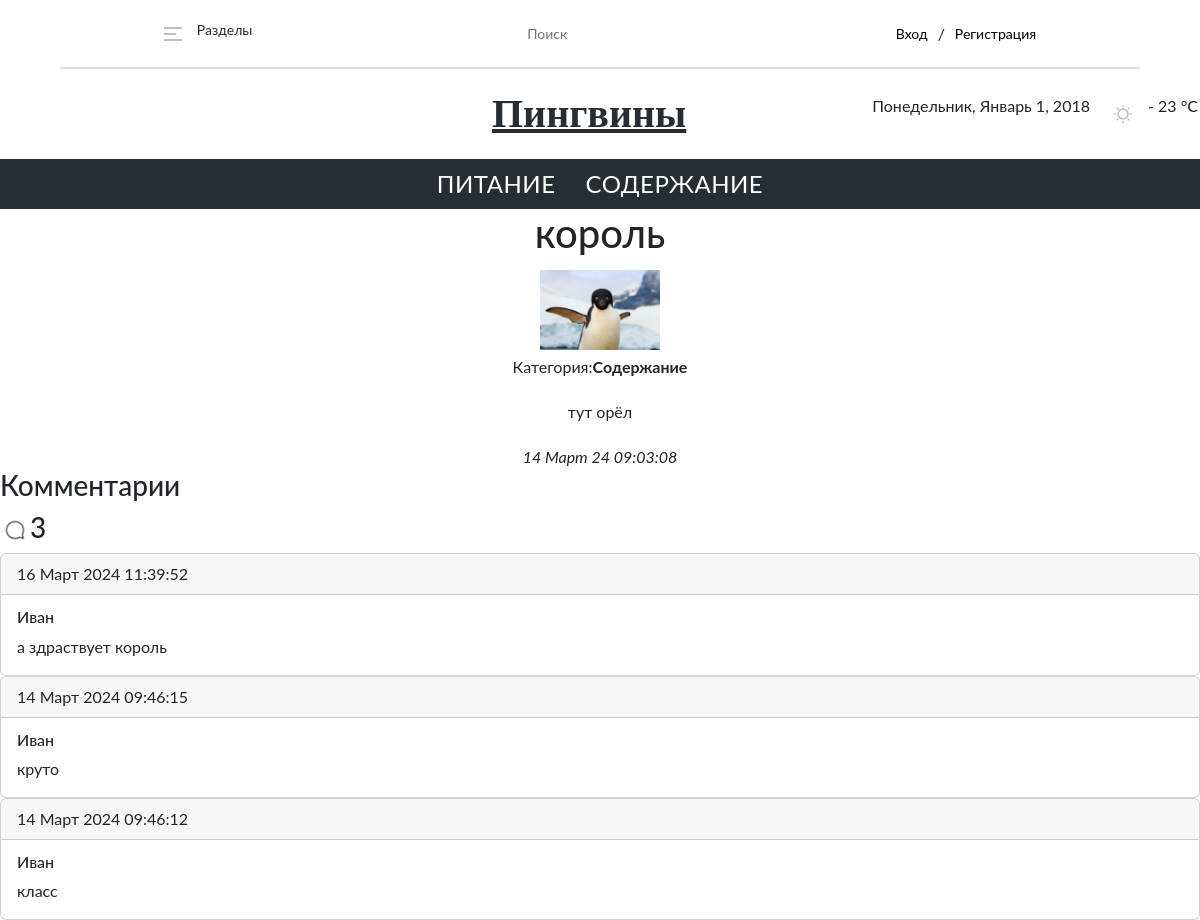
The page /Battalov-penguins/oneNew.php?new=21 on the database its author committed.
### tables this page shows
CREATE TABLE `categories` (
  `category_id` int(11) NOT NULL,
  `name` varchar(20) NOT NULL
);

CREATE TABLE `news` (
  `news_id` int(11) NOT NULL,
  `image` varchar(70) NOT NULL,
  `title` varchar(50) NOT NULL,
  `content` text NOT NULL,
  `category_id` int(11) NOT NULL,
  `publish_date` datetime NOT NULL DEFAULT CURRENT_TIMESTAMP
);

CREATE TABLE `comments` (
  `comment_id` int(11) NOT NULL,
  `news_id` int(11) NOT NULL,
  `user_id` int(11) NOT NULL,
  `comment_text` text NOT NULL,
  `comment_date` datetime NOT NULL DEFAULT CURRENT_TIMESTAMP
);

CREATE TABLE `users` (
  `user_id` int(11) NOT NULL,
  `login` varchar(20) NOT NULL,
  `name` varchar(50) NOT NULL,
  `pass` varchar(50) NOT NULL
);

### Battalov-penguins/oneNew.php (the view, shortened to what this page needs)
<?php
include "header.php";
include "connect.php";
$new_id = isset($_GET["new"]) ? $_GET["new"] :false;
$query_getnew = "select news.*, categories.name from news inner join categories on news.category_id = categories.category_id where news_id = $new_id";
$new_info = mysqli_fetch_assoc(mysqli_query($con, $query_getnew));
$date = date("d-m-y  h:m:s", strtotime($new_info["publish_date"]));
$month = [
    "01" => 'Январь',
    "02" => 'Февраль',
    "03" => 'Март',
    "04" => 'Апрель',
    "05" => 'Май',
    "06" => 'Июнь',
    "07" => 'Июль',
    "08" => 'Август',
    "09" => 'Сентябрь',
    "10" => 'Октябрь',
    "11" => 'Ноябрь',
    "12" => 'Декабрь'
];
function date_new($date_old){
    global $month;
    $date = date("d.m.Y H:i:s", strtotime($date_old));
    return substr($date, 0,2) ." ". $month[substr($date,3,2)]." ". substr($date, 6);
}
$m_text = $month[substr($date, 3, 2)];
$publish_date = substr($date, 0,2). " " . $m_text .  " " . substr($date, 6);
$comments_result = mysqli_query($con, "SELECT comments.*, users.name FROM comments INNER JOIN users ON comments.user_id = users.user_id WHERE news_id = $new_id ORDER BY comment_date DESC");
$comments = mysqli_fetch_all($comments_result);
$comments_count = mysqli_num_rows($comments_result);
?>
<!DOCTYPE html>
<html lang="en">
<head>
    <link rel="stylesheet" href="style.css">
    <link href="https://cdn.jsdelivr.net/npm/bootstrap@5.2.3/dist/css/bootstrap.min.css"      rel="stylesheet">
</head>
<body>
<div class="container">
    <?php
    echo "<h1 class='post-text'>" . $new_info["title"] ."</h1>";
    echo "<div class='post_img' style='background-image:url(images/news/" . $new_info['image'] . ")'></div>";
    echo "<p 'post-cat'>Категория:<b>". $new_info["name"] ."</b></i>";
    echo "<p class = 'description'>". $new_info['content'] ."</p>";
    echo "<i>". $publish_date ."</i>";
    echo "</div>"
    ?>
 <h3>Комментарии </h3>
    <h3><img style="height: 30px;" src="images/free-icon-comment-2414210.png" alt=""><?= $comments_count ?></h3>
    <?php if (mysqli_num_rows($comments_result)) {
        foreach ($comments as $comment){ ?>
        <div class="card text-left">
            <div class="card-header">
                <?=date_new($comment[4])?>
            </div>
        <div class="card-body">
            <h6 class="card-subtitle mb-2 text-body-secondary">
            <?= $comment[5]?>
            </h6>
            <p class="card-text">
                <?=$comment[3]?>
            </p>
        </div>
        </div>
    <?php }}else
    echo "<i>Комментариев пока нет!</1>"; ?>
</body>
</html>

### Battalov-penguins/header.php (shortened to what this page needs)
<?php
require "connect.php";
$query_get_category = "select * from categories";
$categories = mysqli_fetch_all(mysqli_query($con, $query_get_category));
?>
<!DOCTYPE html>
<html>
<head>
    <link rel='stylesheet' type='text/css' media='screen' href='style.css'>
    <link rel="stylesheet" href="style.css">
</head>
<body>
    <header>
    <div class="nav-header">
                <div class="sections">
                    <img src="images/Hamburger menu.png" alt="">
                    <h2>Разделы</h2>
                </div>
                <form id="search-form" action="/" method="get">
                    <input class="poisk" type="search" id='search' name="search" placeholder="Поиск">
                </form>
                <div class="vhod">
                <?php if(!isset($_SESSION["user_id"])) { ?>
                    <a href="auth.php">Вход</a>/<a href="reg.php">Регистрация</a>
                <?php } else { ?>
                    <a href="signout.php">Выход</a>
                <?php } ?>
                </div>
        </div>
        <div class="Pinguins-and-date-and-temp">
            <a href="index.php" class="namePost1">Пингвины</a>
            <div class="date-and-temp">
                <p>Понедельник, Январь 1, 2018</p>
                <div class="temp-content">
                    <img src="images/Sun.svg" alt="">
                    <p>- 23 °C</p>
                </div>
            </div>
        </div>
    </header>
    <main>
    <div class="text-main">
        <?php
         foreach($categories as $category){
            echo "<li><a href='/?new=" . $category[0] . "'>$category[1]</a></li>";
            }
        ?>
    </div>
</main>

### Battalov-penguins/style.css (style rules this page uses)
* { margin: 0; padding: 0; font-family: "Lato", sans-serif; }
.nav-header h2 { color: var(--Base-Grey-100, #262D33); font-size: 14px; font-style: normal; font-weight: 400; line-height: 20px; }
.sections { display: flex; align-items: center; gap: 15px; }
.vhod { display: flex; align-items: center; gap: 10px; }
.vhod a { color: var(--Base-Grey-85, #4B5157); font-size: 14px; font-style: normal; font-weight: 400; line-height: 20px; text-decoration: none; }
.poisk { width: 50%; height: 10%; padding: 10px; margin: 15px; color: var(--Base-Grey-50, #939699); font-size: 14px; font-style: normal; font-weight: 400; line-height: 20px; border: none; }
form { display: flex; flex-direction: column; align-items: center; justify-content: center; }
.Pinguins-and-date-and-temp { display: flex; justify-content: center; gap: 186px; padding: 20px 0 20px 490px; }
.date-and-temp { display: flex; align-items: center; gap: 23px; }
.temp-content { display: flex; align-items: center; gap: 15px; }
.nav-header { display: flex; width: 90%; align-items: center; justify-content: space-around; border-bottom: 2px solid #D9DADB ; margin: auto; }
.namePost1 { color: var(--Base-Grey-100, #262D33); text-align: center; font-family: Roboto Slab; font-size: 40px; font-style: normal; font-weight: 700; line-height: 50px; }
form { display: flex; flex-direction: column; align-items: center; }
.vhod a { color: black; text-decoration: none; }
main { background-color:#262D33 ; width: 100%; height: 50px; }
.text-main { height: 50px; display: flex; justify-content: center; gap: 30px; color: #FFF; color: var(--Base-White, #FFF); font-size: 24px; font-style: normal; font-weight: 400; line-height: 20px; letter-spacing: 0.5px; text-transform: uppercase; align-items: center; list-style-type: none; }
.text-main a { text-decoration: none; color: #FFF; }
.post_img { width: 100%; height: 10vh; overflow: hidden; background-repeat: no-repeat; background-size: contain; background-position: center; }
.container { display: flex; flex-direction: column; align-items: center; gap: 5px; }
a { text-decoration: none; color: black; }

### rows shown on the page
categories: name "ПИТАНИЕ"
categories: name "СОДЕРЖАНИЕ"
news: title "король", image (picture), category.name "Содержание", content "тут орёл", publish_date "14 Март 24 09:03:08"
comments: comment_date "16 Март 2024 11:39:52", user.name "Иван", comment_text "а здраствует король"
comments: comment_date "14 Март 2024 09:46:15", user.name "Иван", comment_text "круто"
comments: comment_date "14 Март 2024 09:46:12", user.name "Иван", comment_text "класс"

### other values the page prints
$comments_count "3"
